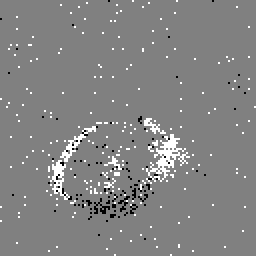
#> input picture edu_files/Detection/assets/testes/Mouse_22.png, 128 x 128 px, found by its file name (shown 2 times larger)
$ python filterUtils.py   (older library calls are emulated)
#> lines starting #> are read from the running program, lines starting #| are printed output that depends on the picture
import os
import cv2
import sys
import struct
import numpy as np
from scipy import  signal
import matplotlib.pyplot as plt

class filterUtils:

    def avg(img, kernel=(7,7)):
        return cv2.blur(img, kernel)

    def median(img,kernelSize=3):
         return cv2.medianBlur(img, kernelSize)

    def sobel(img, flagGaussianFilter=False):
        #edge detection using sobel operator
        # converting to gray scale
        #gray = cv2.cvtColor(img, cv2.COLOR_BGR2GRAY)

        # remove noise
        if flagGaussianFilter:
            img = aedatUtils.gaussianFilter(img)

        # convolute with proper kernels
        sobelx = cv2.Sobel(img,cv2.CV_64F,1,0,ksize=5)  # x
        sobely = cv2.Sobel(img,cv2.CV_64F,0,1,ksize=5)  # y
        return sobelx + sobely

    def laplacian(img, flagGaussianFilter=False):
        #edge detection using sobel operator
        # converting to gray scale
        #gray = cv2.cvtColor(img, cv2.COLOR_BGR2GRAY)

        # remove noise
        if flagGaussianFilter:
            img = aedatUtils.gaussianFilter(img)

        # convolute with proper kernels
        laplacian = cv2.Laplacian(img,cv2.CV_64F)
        return laplacian

    def gaussian(img):
        #edge detection using sobel operator
        # converting to gray scale
        #gray = cv2.cvtColor(img, cv2.COLOR_BGR2GRAY)

        # remove noise
        img = cv2.GaussianBlur(img,(3,3),0)
        return img

    def bitsoncount(i):
        retorno = 0
        for val in i:
            if val == 1:
                retorno = retorno + 1
            elif val == 0:
                retorno = retorno - 1

        if retorno < 0:
            retorno = 0
        return retorno


    def popCountDownSample(img,length=2):
        img = filterUtils.binarizeNeuromorphicImage(img)
        retorno_vertical = np.zeros((img.shape[0] - length,img.shape[1] - length))
        retorno_horizontal = np.zeros((img.shape[0] - length,img.shape[1] - length))
        if len(img.shape) == 3 and img.shape[2] == 3:
            img = img[:,:,1]
        for x in range(img.shape[0] - length):
            for y in range(img.shape[1] - length):
                retorno_vertical[x,y] = filterUtils.bitsoncount(img[x,y:(y+length)])
                retorno_horizontal[x,y] = filterUtils.bitsoncount(img[x:(x+length),y])

        filteredImage = retorno_vertical+retorno_horizontal
        filteredImage = (filteredImage/filteredImage.max())*255
        filteredImage = filteredImage.astype(np.uint8)
        filteredImage = cv2.resize(filteredImage, (img.shape[0],img.shape[1]), interpolation = cv2.INTER_AREA)
        return filteredImage


    def binarizeNeuromorphicImage(img):
        img[img == 0] = 1
        img[img == 255] = 1
        img[img == 128] = 0
        img[img == 127.5] = 0
        return img


    def main():
        #função para testar filtros nas imagens neuromórficas
        neuromorphicImage = cv2.imread('/home/eduardo/Documentos/DVS/Eduardo work/Mestrado/Detection/assets/testes/Mouse_22.png')
#> neuromorphicImage is the input picture: shape (128, 128, 3); min 0, max 255, mean 131.2

        neuromorphicImage = filterUtils.binarizeNeuromorphicImage(neuromorphicImage)
#> in binarizeNeuromorphicImage, `img[img == 255] = 1`:
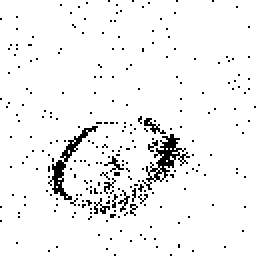
#> img: shape (128, 128, 3) (shown 2 times larger); values 1 (black) and 128 (white), 94.9% white; black in thin lines or dots
#> in binarizeNeuromorphicImage, `img[img == 128] = 0`: img: shape (128, 128, 3); values 0 (black) and 1 (white), 5.1% white in thin lines or dots

        filteredImage = filterUtils.popCountDownSample(neuromorphicImage,3)
#> in binarizeNeuromorphicImage (call 2), `img[img == 0] = 1`: img: shape (128, 128, 3); every value is 1
#> in popCountDownSample, `img = img[:,:,1]`: img: shape (128, 128); every value is 1
#> after the loop in popCountDownSample, `for x in range(img.shape[0] - length):`: retorno_horizontal: shape (125, 125) float64; every value is 3
#> in popCountDownSample, `filteredImage = retorno_vertical+retorno_horizontal`: filteredImage: shape (125, 125) float64; every value is 6
#> in popCountDownSample, `filteredImage = (filteredImage/filteredImage.max())*255`: filteredImage: shape (125, 125) float64; every value is 255
#> in popCountDownSample, `filteredImage = filteredImage.astype(np.uint8)`: filteredImage: shape (125, 125); every value is 255
#> in popCountDownSample, `filteredImage = cv2.resize(filteredImage, (img.shape[0],img.shape[1]),..`: filteredImage: shape (128, 128); every value is 255


        fig, axarr = plt.subplots(1,2)
        textPlot = plt.text(0,0,"")
        axarr[0].set_title('original')
        axarr[1].set_title('filtered')


        neuromorphicImage = neuromorphicImage * 255
#> neuromorphicImage: shape (128, 128, 3); every value is 255
        neuromorphicImage = neuromorphicImage.astype(np.uint8)


        axarr[0].imshow(neuromorphicImage)
        axarr[1].imshow(np.dstack([filteredImage,filteredImage,filteredImage]))

        plt.show()
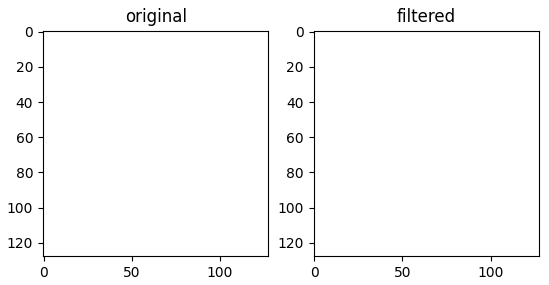
#> figure drawn by matplotlib, 2 panels

if __name__ == "__main__":
    filterUtils.main()
